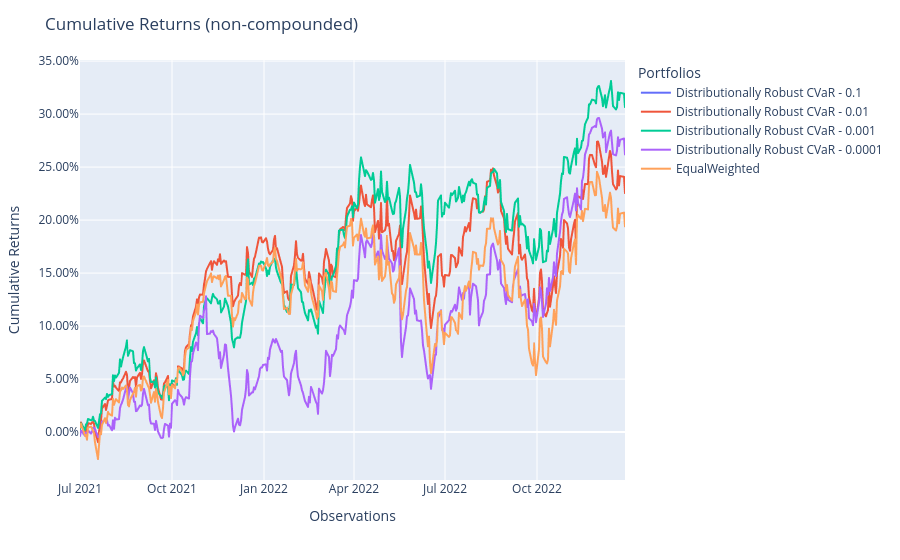

Notebook code cell kept with this figure:
### Code cell
fig = population.plot_cumulative_returns()
show(fig)

### Figure 1 — Plotly figure (JSON) as saved in the notebook; plotly's stock layout.template omitted (floating-point values rounded to 4 significant figures; data arrays with more than 128 entries replaced by an {"elided": "..."} marker saying what was removed)
{"data": [{"hovertemplate": "variable=Distributionally Robust CVaR - 0.1<br>index=%{x}<br>value=%{y}<extra></extra>", "legendgroup": "Distributionally Robust CVaR - 0.1", "line": {"color": "#636efa", "dash": "solid"}, "marker": {"symbol": "circle"}, "mode": "lines", "name": "Distributionally Robust CVaR - 0.1", "showlegend": true, "type": "scattergl", "x": {"elided": "377 str values"}, "xaxis": "x", "y": {"elided": "377 float values"}, "yaxis": "y"}, {"hovertemplate": "variable=Distributionally Robust CVaR - 0.01<br>index=%{x}<br>value=%{y}<extra></extra>", "legendgroup": "Distributionally Robust CVaR - 0.01", "line": {"color": "#EF553B", "dash": "solid"}, "marker": {"symbol": "circle"}, "mode": "lines", "name": "Distributionally Robust CVaR - 0.01", "showlegend": true, "type": "scattergl", "x": {"elided": "377 str values"}, "xaxis": "x", "y": {"elided": "377 float values"}, "yaxis": "y"}, {"hovertemplate": "variable=Distributionally Robust CVaR - 0.001<br>index=%{x}<br>value=%{y}<extra></extra>", "legendgroup": "Distributionally Robust CVaR - 0.001", "line": {"color": "#00cc96", "dash": "solid"}, "marker": {"symbol": "circle"}, "mode": "lines", "name": "Distributionally Robust CVaR - 0.001", "showlegend": true, "type": "scattergl", "x": {"elided": "377 str values"}, "xaxis": "x", "y": {"elided": "377 float values"}, "yaxis": "y"}, {"hovertemplate": "variable=Distributionally Robust CVaR - 0.0001<br>index=%{x}<br>value=%{y}<extra></extra>", "legendgroup": "Distributionally Robust CVaR - 0.0001", "line": {"color": "#ab63fa", "dash": "solid"}, "marker": {"symbol": "circle"}, "mode": "lines", "name": "Distributionally Robust CVaR - 0.0001", "showlegend": true, "type": "scattergl", "x": {"elided": "377 str values"}, "xaxis": "x", "y": {"elided": "377 float values"}, "yaxis": "y"}, {"hovertemplate": "variable=EqualWeighted<br>index=%{x}<br>value=%{y}<extra></extra>", "legendgroup": "EqualWeighted", "line": {"color": "#FFA15A", "dash": "solid"}, "marker": {"symbol": "circle"}, "mode": "lines", "name": "EqualWeighted", "showlegend": true, "type": "scattergl", "x": {"elided": "377 str values"}, "xaxis": "x", "y": {"elided": "377 float values"}, "yaxis": "y"}], "layout": {"legend": {"title": {"text": "Portfolios"}, "tracegroupgap": 0}, "margin": {"t": 60}, "title": {"text": "Cumulative Returns (non-compounded)"}, "xaxis": {"anchor": "y", "domain": [0, 1], "title": {"text": "Observations"}}, "yaxis": {"anchor": "x", "domain": [0, 1], "tickformat": ".2%", "title": {"text": "Cumulative Returns"}}}}
